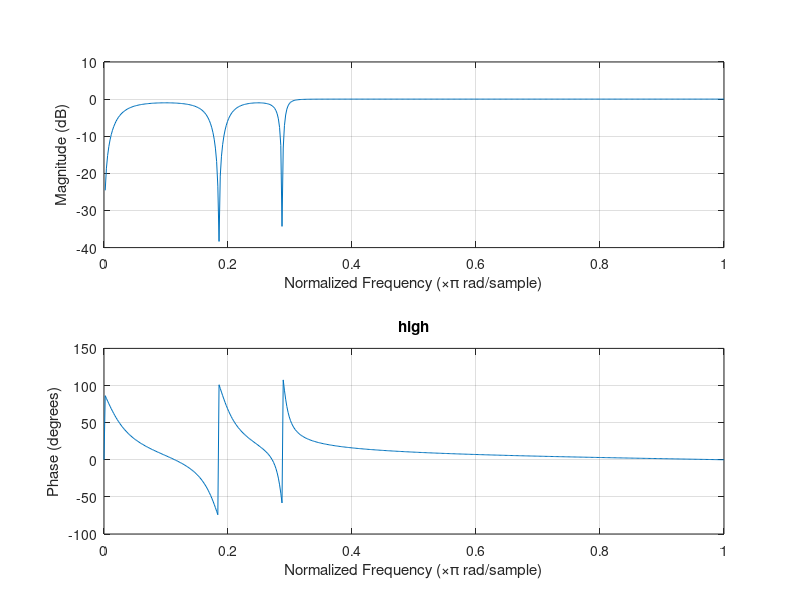
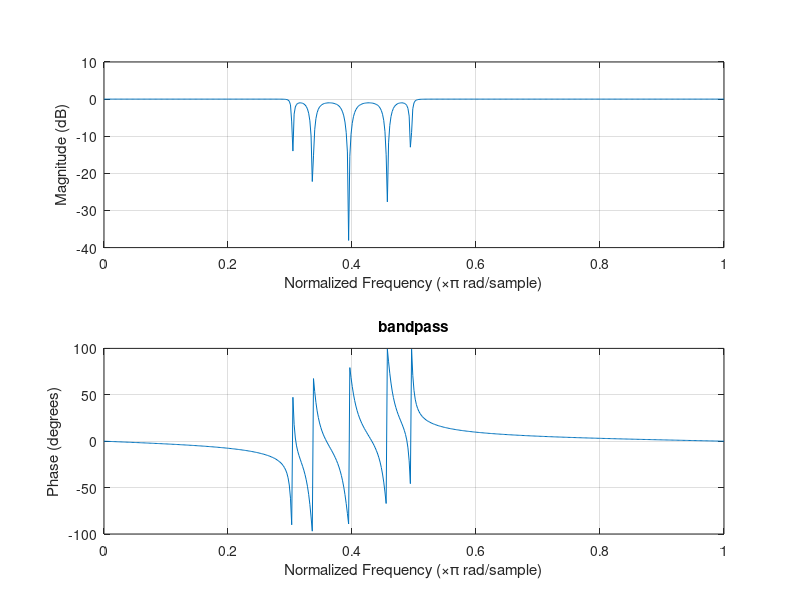
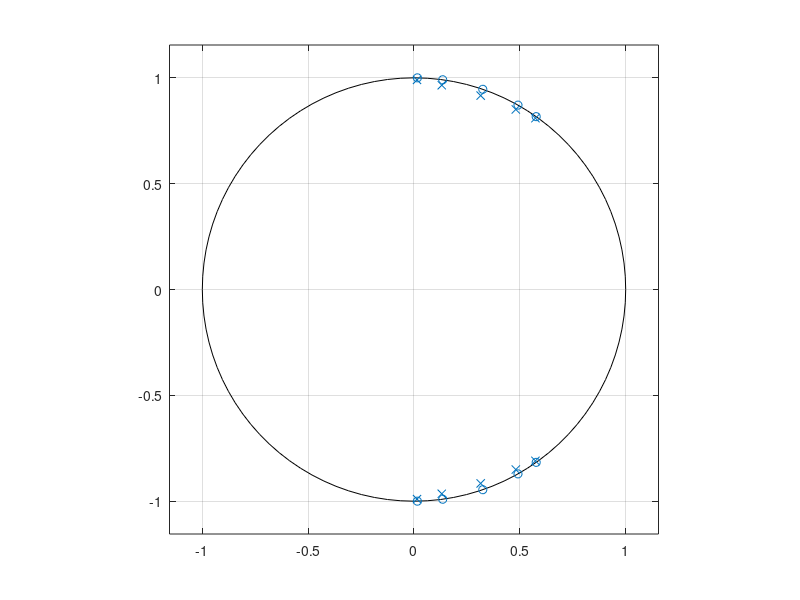

Source code (MATLAB) for these figures, in order:
clc; close all; clear;

order = 5;
Rp = 1;
Wp = 0.3; % = Wn

[b, a] = cheby2(order, Rp, Wp, 'high');
figure;
freqz(b,a);
title('high');

[b, a] = cheby2(5, Rp, [0.3, 0.5], 'stop');
figure;
freqz(b,a);
title('bandpass');

figure;
zplane(b,a);

